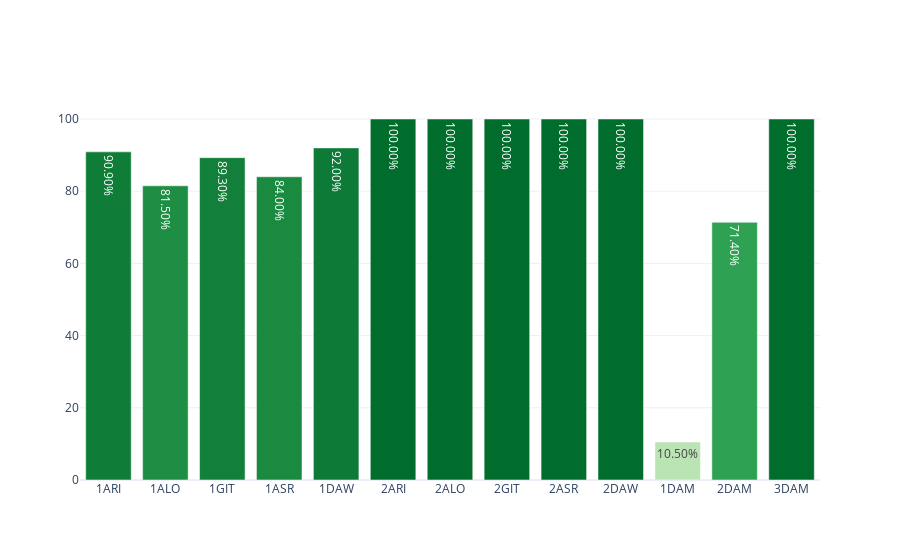

Write notebook code for a chart like this one.
### Markdown cell above
## CICLOS FORMATIVOS DE GRADO SUPERIOR

### Code cell
dfc_CFGS = loaders.get_data_by_stages(dfc, 'CFGS')
myplotly.bar_simple(dfc_CFGS.index, dfc_CFGS['éxito'])

### Figure 1 — Plotly figure (JSON) as saved in the notebook; plotly's stock layout.template omitted (floating-point values rounded to 4 significant figures)
{"data": [{"hoverinfo": "x+text", "marker": {"color": [90.9, 81.5, 89.3, 84, 92, 100, 100, 100, 100, 100, 10.5, 71.4, 100], "colorscale": [[0, "rgb(186,228,179)"], [0.3333, "rgb(116,196,118)"], [0.6667, "rgb(49,163,84)"], [1, "rgb(0,109,44)"]]}, "text": ["90.90%", "81.50%", "89.30%", "84.00%", "92.00%", "100.00%", "100.00%", "100.00%", "100.00%", "100.00%", "10.50%", "71.40%", "100.00%"], "type": "bar", "x": ["1ARI", "1ALO", "1GIT", "1ASR", "1DAW", "2ARI", "2ALO", "2GIT", "2ASR", "2DAW", "1DAM", "2DAM", "3DAM"], "y": [90.9, 81.5, 89.3, 84, 92, 100, 100, 100, 100, 100, 10.5, 71.4, 100]}], "layout": {"title": {"text": ""}}}
